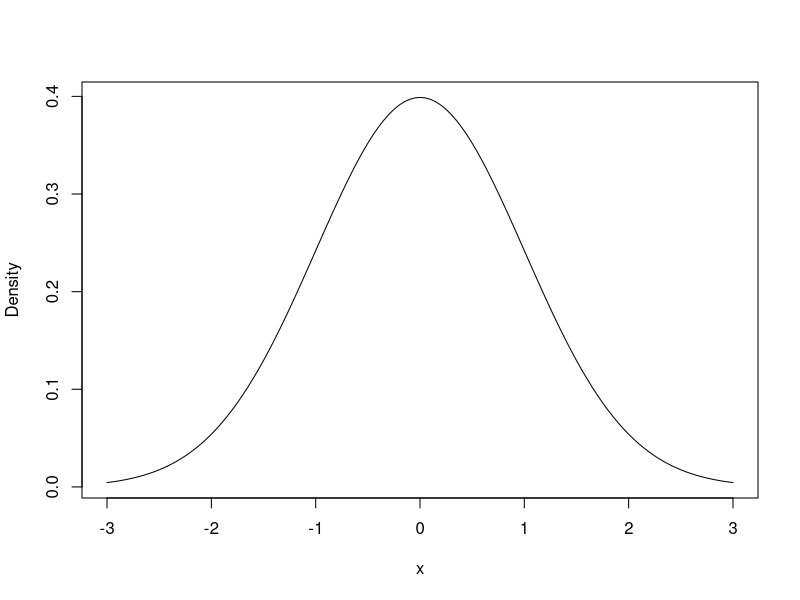
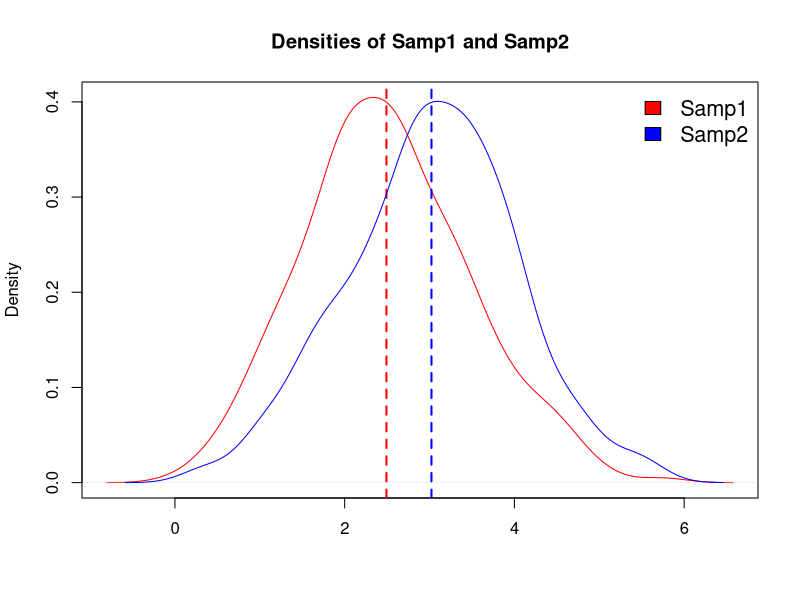
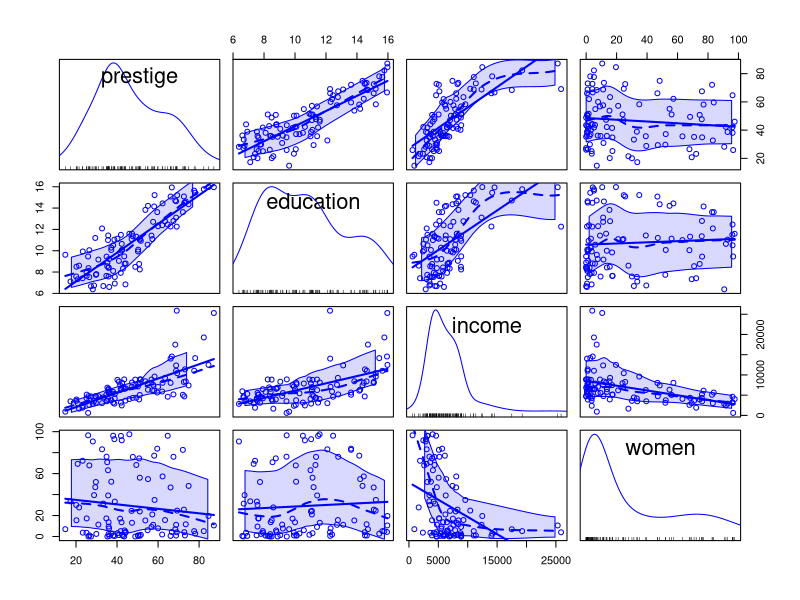
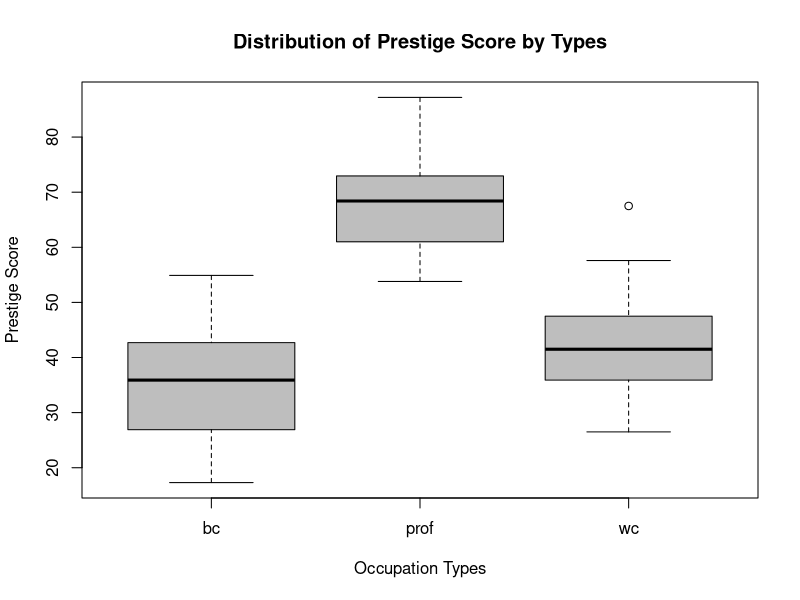

Write R code to recreate these figures, in order. (Note: this script raises an error after producing the figures.)
####################################################################################
### SESSION 3 - Complete code from slides
### Author: Chris Galbraith 
####################################################################################
## Standard Normal Distribution
str(dnorm) # normal pdf
dnorm(x = 0, mean = 0, sd = 1)

x <- seq(from = -3, to = 3, by = 0.05)
y <- dnorm(x, mean = 0, sd = 1)
plot(x, y, type = "l", ylab = "Density")

str(rnorm) # generate random number from normal dist
rnorm(10, mean = 0, sd = 1)

str(pnorm) # normal CDF
pnorm(0, mean = 0, sd = 1) # Pr[X <= 0] = ?

str(qnorm) # normal quantile func
qnorm(0.975, mean = 0, sd = 1) # PR[X <= ?] = 0.975


##  One-Sample T-Test (Create Data)
set.seed(123)
oneSampData <- rnorm(100, mean = 0, sd = 1)
mean(oneSampData)
sd(oneSampData)


##  One-Sample T-Test ($H_0: \mu = 0$)
oneSampTest.0 <- t.test(oneSampData) 
oneSampTest.0
names(oneSampTest.0) 
oneSampTest.0$statistic
oneSampTest.0$estimate


##  One-Sample T-Test ($H_0: \mu = a$)
a <- 0.3
oneSampTest.mu <- t.test(oneSampData, mu = a)
oneSampTest.mu


##  Two-Sample T-Test (Create & Plot Data)
Samp1 <- rnorm(300, mean = 2.5, sd = 1)
Samp2 <- rnorm(500, mean = 3.0, sd = 1) # notice: not the same sample size
plot(density(Samp1), col="red", main="Densities of Samp1 and Samp2", xlab="")
abline(v = mean(Samp1), col = "red", lwd = 2, lty=2)
lines(density(Samp2), col="blue")
abline(v = mean(Samp2), col = "blue", lwd = 2, lty = 2)
legend("topright", legend = c("Samp1", "Samp2"),
       fill = c("red","blue"), bty = "n", cex = 1.3)


##  Two-Sample T-Test (Un-equal Variances)
t.test(Samp1, Samp2)  # default assump: unequal variances


##  Two-Sample T-Test (Equal Variances)
t.test(Samp1, Samp2, var.equal = TRUE)  # default assump: unequal variances


##  Two-Sample T-Test (Paired T-Test)
t.test(Samp1, Samp2[1:300], paired = TRUE) # must be of the same sample size


## Load Data
prestige <- read.csv(file="./data/prestige_v2.csv", row.names=1)
str(prestige)
head(prestige)


## Another look at the scatterplot matrix
library(car)
scatterplotMatrix(prestige[,c("prestige","education","income","women")])


## Linear Regression - Fit the Model
myReg <- lm(prestige ~ education + income + women, data = prestige)
myReg
names(myReg)


##  Linear Regression - Summary Contents
summary(myReg)
myReg.summary <- summary(myReg)
names(myReg.summary) # show different contents
names(myReg) # this is what we had previously


##  Linear Regression - Confidence Intervals
confint(myReg, 'income', level=0.95)

confint(myReg, level=0.95)


##  Linear Regression - Adding Variables
boxplot(prestige ~ type, data = Prestige, col = "grey",
main = "Distribution of Prestige Score by Types",
xlab = "Occupation Types", ylab = "Prestige Score")

mod <- update(myReg, ~ . + type)
summary(mod)


##  Linear Regression - Comparing Models
formula(myReg)
formula(mod)

anova(myReg, mod)


##  Linear Regression - Relevel a Factor
levels(prestige$type)
prestige$type <- relevel(prestige$type, "prof")
levels(prestige$type)

mod <- update(myReg, ~ . + type)
summary(mod)


## Linear Regression - Stepwise Regression
null <- lm(prestige ~ 1, data=prestige)  # most basic model, intercept only
full <- lm(prestige ~ education + income + women + type, data=prestige)  # saturated model, all predictors
step(null, scope=list(lower=null, upper=full), direction='forward')
step(full, scope=list(lower=null, upper=full), direction='backward')
step(null, scope=list(lower=null, upper=full), direction='both')


## Linear Regression - Best Subsets Regression
if (!require("leaps")) install.packages("leaps")  # install leaps if it isn't already
library(leaps)
bestSubsets <- regsubsets(prestige ~ education + income + women + type, data=prestige, nbest=1)
summary(bestSubsets)
par(mfrow=c(1,2))
plot(bestSubsets, scale="adjr2"); plot(bestSubsets, scale="Cp")


##  Linear Regression - Diagnostics
par(mfrow = c(2, 2), oma = c(0, 0, 2, 0))
plot(myReg)


##  Linear Regression - Prediction
newData = data.frame(education=13.2, income=12000, women=12)
predict(myReg, newData, interval="predict")
